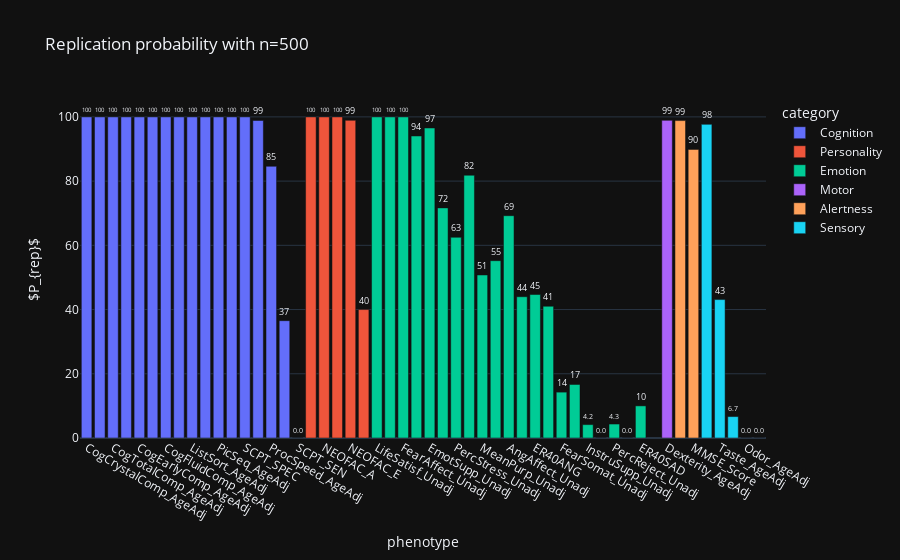

Write notebook code for a chart like this one.
### Code cell
import plotly.express as px

fig = px.bar(df_plot, y=0, x='phenotype', text_auto='.2s',
            title="Replication probability with n=500",
            labels={'0':'$P_{rep}$'},
            hover_data=['category', 'phenotype_long', 'r_discovery'], color='category')
fig.update_traces(textfont_size=12, textangle=0, textposition="outside", cliponaxis=False)
fig.show()

### Figure 1 — Plotly figure (JSON) as saved in the notebook; plotly's stock layout.template omitted (floating-point values rounded to 4 significant figures)
{"data": [{"alignmentgroup": "True", "cliponaxis": false, "customdata": [["Cognition", "NIH Toolbox Cognition Crystallized Composite: Age Adjusted Scale Score", 0.5094], ["Cognition", "NIH Toolbox Picture Vocabulary Test: Age-Adjusted Scale Score", 0.4748], ["Cognition", "NIH Toolbox Cognition Total Composite Score: Age Adjusted Scale Score", 0.4727], ["Cognition", "NIH Toolbox Oral Reading Recognition Test: Age-Adjusted Scale Score", 0.4509], ["Cognition", "NIH Toolbox Cognition Early Childhood Composite: Age Adjusted Scale Score", 0.3501], ["Cognition", "Variable Short Penn Line Orientation: Total Number Correct (VSPLOT_TC)", 0.3304], ["Cognition", "NIH Toolbox Cognition Fluid Composite: Age Adjusted Scale Score", 0.305], ["Cognition", "Penn Progressive Matrices: Number of Correct Responses (PMAT24_A_CR)", 0.2922], ["Cognition", "NIH Toolbox List Sorting Working Memory Test: Age-Adjusted Scale Score", 0.2726], ["Cognition", "Delay Discounting: Area Under the Curve for Discounting of $200 (DDisc_AUC_200)", 0.2088], ["Cognition", "NIH Toolbox Picture Sequence Memory Test: Age-Adjusted Scale Score", 0.1823], ["Cognition", "NIH Toolbox Dimensional Change Card Sort Test: Age-Adjusted Scale Score", 0.179], ["Cognition", "Short Penn Continuous Performance Test: Specificity = SCPT_TN/(SCPT_TN + SCPT_FP) (SCPT_SPEC)", 0.1484], ["Cognition", "NIH Toolbox Flanker Inhibitory Control and Attention Test: Age-Adjusted Scale Score", 0.1323], ["Cognition", "NIH Toolbox Pattern Comparison Processing Speed Test: Age-Adjusted Scale Score", 0.1176], ["Cognition", "Penn Word Memory Test: Total Number of Correct Responses (IWRD_TOT)", 0.08102], ["Cognition", "Short Penn Continuous Performance Test: Sensitivity = SCPT_TP/(SCPT_TP + SCPT_FN) (SCPT_SEN)", 0.004953]], "hovertemplate": "category=%{customdata[0]}<br>phenotype=%{x}<br>$P_{rep}$=%{y}<br>phenotype_long=%{customdata[1]}<br>r_discovery=%{customdata[2]}<extra></extra>", "legendgroup": "Cognition", "marker": {"color": "#636efa", "pattern": {"shape": ""}}, "name": "Cognition", "offsetgroup": "Cognition", "orientation": "v", "showlegend": true, "textangle": 0, "textfont": {"size": 12}, "textposition": "outside", "texttemplate": "%{y:.2s}", "type": "bar", "x": ["CogCrystalComp_AgeAdj", "PicVocab_AgeAdj", "CogTotalComp_AgeAdj", "ReadEng_AgeAdj", "CogEarlyComp_AgeAdj", "VSPLOT_TC", "CogFluidComp_AgeAdj", "PMAT24_A_CR", "ListSort_AgeAdj", "DDisc_AUC_200", "PicSeq_AgeAdj", "CardSort_AgeAdj", "SCPT_SPEC", "Flanker_AgeAdj", "ProcSpeed_AgeAdj", "IWRD_TOT", "SCPT_SEN"], "xaxis": "x", "y": [100, 100, 100, 100, 100, 100, 100, 100, 100, 100, 100, 100, 100, 98.88, 84.62, 36.54, 0], "yaxis": "y"}, {"alignmentgroup": "True", "cliponaxis": false, "customdata": [["Personality", "NEO-FFI Openness to Experience (NEOFAC_O)", 0.2651], ["Personality", "NEO-FFI Agreeableness (NEOFAC_A)", 0.1923], ["Personality", "NEO-FFI Conscientiousness (NEOFAC_C)", 0.1797], ["Personality", "NEO-FFI Extraversion (NEOFAC_E)", 0.1579], ["Personality", "NEO-FFI Neuroticism (NEOFAC_N)", 0.07314]], "hovertemplate": "category=%{customdata[0]}<br>phenotype=%{x}<br>$P_{rep}$=%{y}<br>phenotype_long=%{customdata[1]}<br>r_discovery=%{customdata[2]}<extra></extra>", "legendgroup": "Personality", "marker": {"color": "#EF553B", "pattern": {"shape": ""}}, "name": "Personality", "offsetgroup": "Personality", "orientation": "v", "showlegend": true, "textangle": 0, "textfont": {"size": 12}, "textposition": "outside", "texttemplate": "%{y:.2s}", "type": "bar", "x": ["NEOFAC_O", "NEOFAC_A", "NEOFAC_C", "NEOFAC_E", "NEOFAC_N"], "xaxis": "x", "y": [100, 100, 100, 98.94, 40], "yaxis": "y"}, {"alignmentgroup": "True", "cliponaxis": false, "customdata": [["Emotion", "NIH Toolbox General Life Satisfaction Survey: Unadjusted Scale Score", 0.1987], ["Emotion", "NIH Toolbox Anger-Physical Aggression Survey: Unadjusted Scale Score", 0.1941], ["Emotion", "NIH Toolbox Fear-Affect Survey: Unadjusted Scale Score", 0.1556], ["Emotion", "NIH Toolbox Sadness Survey: Unadjusted Scale Score", 0.1328], ["Emotion", "NIH Toolbox Emotional Support Survey: Unadjusted Scale Score", 0.126], ["Emotion", "NIH Toolbox Loneliness Survey: Unadjusted Scale Score", 0.1018], ["Emotion", "NIH Toolbox Perceived Stress Survey: Unadjusted Scale Score", 0.1002], ["Emotion", "NIH Toolbox Self-Efficacy Survey: Unadjusted Scale Score", 0.0999], ["Emotion", "NIH Toolbox Meaning and Purpose Survey: Unadjusted Scale Score", 0.09985], ["Emotion", "NIH Toolbox Positive Affect Survey: Unadjusted Scale Score", 0.09884], ["Emotion", "NIH Toolbox Anger-Affect Survey: Unadjusted Scale Score", 0.09675], ["Emotion", "NIH Toolbox Friendship Survey: Unadjusted Scale Score", 0.08531], ["Emotion", "Penn Emotion Recognition Test: Number of Correct Anger Identifications (ER40ANG)", 0.07291], ["Emotion", "NIH Toolbox Anger-Hostility Survey: Unadjusted Scale Score", 0.06337], ["Emotion", "NIH Toolbox Fear-Somatic Arousal Survey: Unadjusted Scale Score", 0.0611], ["Emotion", "Penn Emotion Recognition Test: Number of Correct Neutral Identifications (ER40NOE)", 0.05015], ["Emotion", "NIH Toolbox Instrumental Support Survey: Unadjusted Scale Score", 0.04192], ["Emotion", "NIH Toolbox Perceived Hostility Survey: Unadjusted Scale Score", 0.03762], ["Emotion", "NIH Toolbox Perceived Rejection Survey: Unadjusted Scale Score", 0.03689], ["Emotion", "Penn Emotion Recognition Test: Number of Correct Fear Identifications (ER40FEAR)", 0.03379], ["Emotion", "Penn Emotion Recognition Test: Number of Correct Sad Identifications (ER40SAD)", 0.03356], ["Emotion", "Penn Emotion Recognition Test: Number of Correct Happy Identifications (ER40HAP)", -0.05911]], "hovertemplate": "category=%{customdata[0]}<br>phenotype=%{x}<br>$P_{rep}$=%{y}<br>phenotype_long=%{customdata[1]}<br>r_discovery=%{customdata[2]}<extra></extra>", "legendgroup": "Emotion", "marker": {"color": "#00cc96", "pattern": {"shape": ""}}, "name": "Emotion", "offsetgroup": "Emotion", "orientation": "v", "showlegend": true, "textangle": 0, "textfont": {"size": 12}, "textposition": "outside", "texttemplate": "%{y:.2s}", "type": "bar", "x": ["LifeSatisf_Unadj", "AngAggr_Unadj", "FearAffect_Unadj", "Sadness_Unadj", "EmotSupp_Unadj", "Loneliness_Unadj", "PercStress_Unadj", "SelfEff_Unadj", "MeanPurp_Unadj", "PosAffect_Unadj", "AngAffect_Unadj", "Friendship_Unadj", "ER40ANG", "AngHostil_Unadj", "FearSomat_Unadj", "ER40NOE", "InstruSupp_Unadj", "PercHostil_Unadj", "PercReject_Unadj", "ER40FEAR", "ER40SAD", "ER40HAP"], "xaxis": "x", "y": [100, 100, 100, 94.05, 96.55, 71.67, 62.5, 81.82, 50.77, 55.22, 69.23, 44, 44.68, 41.03, 14.29, 16.67, 4.167, 0, 4.348, 0, 10, null], "yaxis": "y"}, {"alignmentgroup": "True", "cliponaxis": false, "customdata": [["Motor", "NIH Toolbox 9-hole Pegboard Dexterity Test : Age-Adjusted Scale Score", 0.1698]], "hovertemplate": "category=%{customdata[0]}<br>phenotype=%{x}<br>$P_{rep}$=%{y}<br>phenotype_long=%{customdata[1]}<br>r_discovery=%{customdata[2]}<extra></extra>", "legendgroup": "Motor", "marker": {"color": "#ab63fa", "pattern": {"shape": ""}}, "name": "Motor", "offsetgroup": "Motor", "orientation": "v", "showlegend": true, "textangle": 0, "textfont": {"size": 12}, "textposition": "outside", "texttemplate": "%{y:.2s}", "type": "bar", "x": ["Dexterity_AgeAdj"], "xaxis": "x", "y": [98.92], "yaxis": "y"}, {"alignmentgroup": "True", "cliponaxis": false, "customdata": [["Alertness", "Sleep (Pittsburgh Sleep Questionnaire) Total Score", 0.1429], ["Alertness", "Mini Mental Status Exam Total Score", 0.1124]], "hovertemplate": "category=%{customdata[0]}<br>phenotype=%{x}<br>$P_{rep}$=%{y}<br>phenotype_long=%{customdata[1]}<br>r_discovery=%{customdata[2]}<extra></extra>", "legendgroup": "Alertness", "marker": {"color": "#FFA15A", "pattern": {"shape": ""}}, "name": "Alertness", "offsetgroup": "Alertness", "orientation": "v", "showlegend": true, "textangle": 0, "textfont": {"size": 12}, "textposition": "outside", "texttemplate": "%{y:.2s}", "type": "bar", "x": ["PSQI_Score", "MMSE_Score"], "xaxis": "x", "y": [98.85, 89.87], "yaxis": "y"}, {"alignmentgroup": "True", "cliponaxis": false, "customdata": [["Sensory", "NIH Toolbox Words-In-Noise Age 6+: Computed Score", 0.1375], ["Sensory", "NIH Toolbox Regional Taste Intensity Age 12+ Age-Adjusted Scale Score", 0.09442], ["Sensory", "Mars Final Contrast Sensitivity Score", 0.08153], ["Sensory", "NIH Toolbox Odor Identification Age 3+ Age-Adjusted Scale Score", 0.03422], ["Sensory", "NIH Toolbox Pain Interference Survey Age 18+: T-score", 0.03274]], "hovertemplate": "category=%{customdata[0]}<br>phenotype=%{x}<br>$P_{rep}$=%{y}<br>phenotype_long=%{customdata[1]}<br>r_discovery=%{customdata[2]}<extra></extra>", "legendgroup": "Sensory", "marker": {"color": "#19d3f3", "pattern": {"shape": ""}}, "name": "Sensory", "offsetgroup": "Sensory", "orientation": "v", "showlegend": true, "textangle": 0, "textfont": {"size": 12}, "textposition": "outside", "texttemplate": "%{y:.2s}", "type": "bar", "x": ["Noise_Comp", "Taste_AgeAdj", "Mars_Final", "Odor_AgeAdj", "PainInterf_Tscore"], "xaxis": "x", "y": [97.67, 43.1, 6.667, 0, 0], "yaxis": "y"}], "layout": {"barmode": "relative", "legend": {"title": {"text": "category"}, "tracegroupgap": 0}, "title": {"text": "Replication probability with n=500"}, "xaxis": {"anchor": "y", "domain": [0, 1], "title": {"text": "phenotype"}}, "yaxis": {"anchor": "x", "domain": [0, 1], "title": {"text": "$P_{rep}$"}}}}
